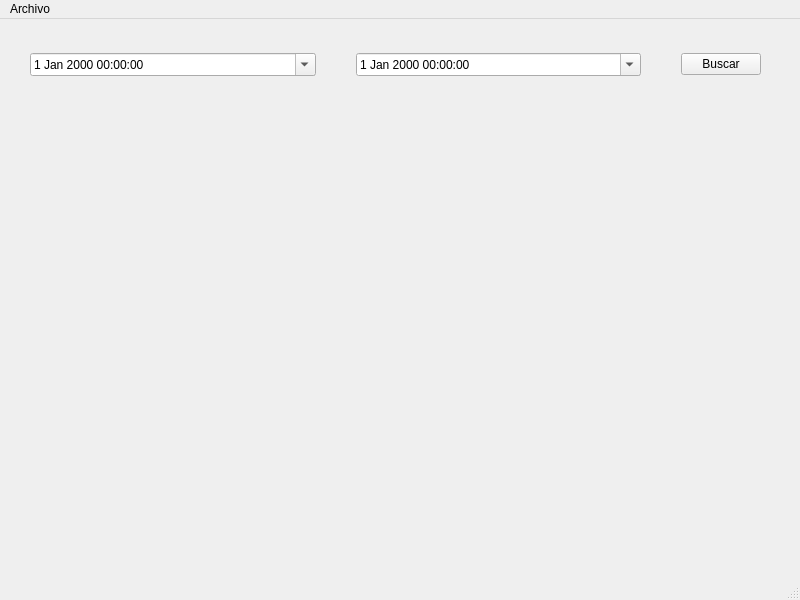
<?xml version="1.0" encoding="UTF-8"?>
<ui version="4.0">
 <class>DataBaseWindow</class>
 <widget class="QMainWindow" name="DataBaseWindow">
  <property name="geometry">
   <rect>
    <x>0</x>
    <y>0</y>
    <width>800</width>
    <height>600</height>
   </rect>
  </property>
  <property name="mouseTracking">
   <bool>false</bool>
  </property>
  <property name="windowTitle">
   <string>Registro de Datos</string>
  </property>
  <property name="windowIcon">
   <iconset>
    <normaloff>heart_icon.png</normaloff>heart_icon.png</iconset>
  </property>
  <widget class="QWidget" name="centralwidget">
   <property name="mouseTracking">
    <bool>true</bool>
   </property>
   <widget class="QWidget" name="horizontalLayoutWidget">
    <property name="geometry">
     <rect>
      <x>10</x>
      <y>20</y>
      <width>771</width>
      <height>51</height>
     </rect>
    </property>
    <layout class="QHBoxLayout" name="horizontalLayout" stretch="2,2,0">
     <property name="spacing">
      <number>40</number>
     </property>
     <property name="leftMargin">
      <number>20</number>
     </property>
     <property name="rightMargin">
      <number>20</number>
     </property>
     <item>
      <widget class="QDateTimeEdit" name="datePickerBegin">
       <property name="mouseTracking">
        <bool>true</bool>
       </property>
       <property name="inputMethodHints">
        <set>Qt::ImhNone</set>
       </property>
       <property name="calendarPopup">
        <bool>true</bool>
       </property>
      </widget>
     </item>
     <item>
      <widget class="QDateTimeEdit" name="datePickerEnd">
       <property name="mouseTracking">
        <bool>true</bool>
       </property>
       <property name="toolTip">
        <string/>
       </property>
       <property name="inputMethodHints">
        <set>Qt::ImhNone</set>
       </property>
       <property name="calendarPopup">
        <bool>true</bool>
       </property>
      </widget>
     </item>
     <item>
      <widget class="QPushButton" name="searchButton">
       <property name="mouseTracking">
        <bool>true</bool>
       </property>
       <property name="toolTip">
        <string>Iniciar Búsqueda de Registros</string>
       </property>
       <property name="text">
        <string>Buscar</string>
       </property>
      </widget>
     </item>
    </layout>
   </widget>
  </widget>
  <widget class="QMenuBar" name="menubar">
   <property name="geometry">
    <rect>
     <x>0</x>
     <y>0</y>
     <width>800</width>
     <height>26</height>
    </rect>
   </property>
   <widget class="QMenu" name="menuSalir">
    <property name="title">
     <string>Archivo</string>
    </property>
    <addaction name="actionConectar_a_Base_de_Datos"/>
    <addaction name="actionInicio_de_Registro_de_Se_ales"/>
    <addaction name="actionRegistro_Nuevo_Paciente"/>
    <addaction name="actionSalir"/>
   </widget>
   <addaction name="menuSalir"/>
  </widget>
  <widget class="QStatusBar" name="statusbar"/>
  <action name="actionSalir">
   <property name="text">
    <string>Salir</string>
   </property>
   <property name="shortcut">
    <string>Ctrl+Q</string>
   </property>
  </action>
  <action name="actionInicio_de_Registro_de_Se_ales">
   <property name="text">
    <string>Inicio de Registro de Señales</string>
   </property>
   <property name="shortcut">
    <string>Ctrl+S</string>
   </property>
  </action>
  <action name="actionRegistro_Nuevo_Paciente">
   <property name="text">
    <string>Registro Nuevo Paciente</string>
   </property>
   <property name="shortcut">
    <string>Ctrl+N</string>
   </property>
  </action>
  <action name="actionConectar_a_Base_de_Datos">
   <property name="text">
    <string>Conectar a Base de Datos</string>
   </property>
   <property name="toolTip">
    <string>Intentar re-conectar con la Base de datos</string>
   </property>
   <property name="shortcut">
    <string>Ctrl+B</string>
   </property>
  </action>
 </widget>
 <resources/>
 <connections/>
</ui>
